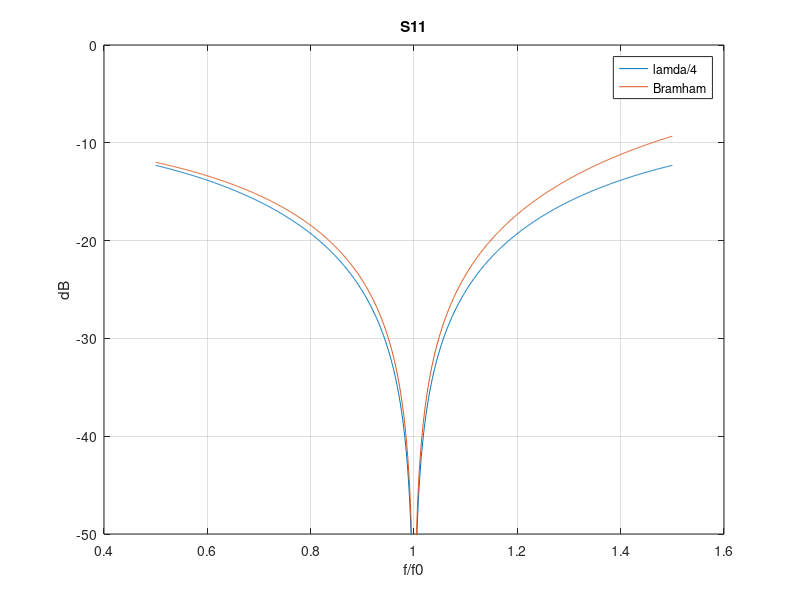

MATLAB code for this plot:
% Microwaves 2
% 2nd Project 

close all;
clearvars;

normFreq = 0.5:0.001:1.5;
Z1 = 50;
Z2 = 100;
r = Z2/Z1;

%lamda/4
Z0 = sqrt(Z1*Z2);
theta = pi/2*normFreq;
S11 = zeros(1, length(normFreq));
for i = 1:length(normFreq)
    ABCD = [cos(theta(i)) 1i*Z0*sin(theta(i));1i*1/Z0*sin(theta(i)) cos(theta(i))];
    A = ABCD(1,1);
    B = ABCD(1,2);
    C = ABCD(2,1);
    D = ABCD(2,2);
    S11(i) = (A + B/Z2 - C*Z1 - D*Z1/Z2)/(A + B/Z2 + C*Z1 + D*Z1/Z2);
end

plot(normFreq, 20*log10(abs(S11)))
ylim([-50 0])

%Bramham
theta = acot(sqrt(1+r+1/r))*normFreq;
for i = 1:length(normFreq)
    ABCD1 = [cos(theta(i)) 1i*Z1*sin(theta(i));1i*1/Z1*sin(theta(i)) cos(theta(i))];
    ABCD2 = [cos(theta(i)) 1i*Z2*sin(theta(i));1i*1/Z2*sin(theta(i)) cos(theta(i))];
    ABCD = ABCD2 * ABCD1;
    A = ABCD(1,1);
    B = ABCD(1,2);
    C = ABCD(2,1);
    D = ABCD(2,2);
    S11(i) = (A + B/Z2 - C*Z1 - D*Z1/Z2)/(A + B/Z2 + C*Z1 + D*Z1/Z2);
end
hold on;
grid on;
plot(normFreq, 20*log10(abs(S11)))

legend('lamda/4','Bramham')
ylabel('dB')
xlabel('f/f0')
title('S11')



